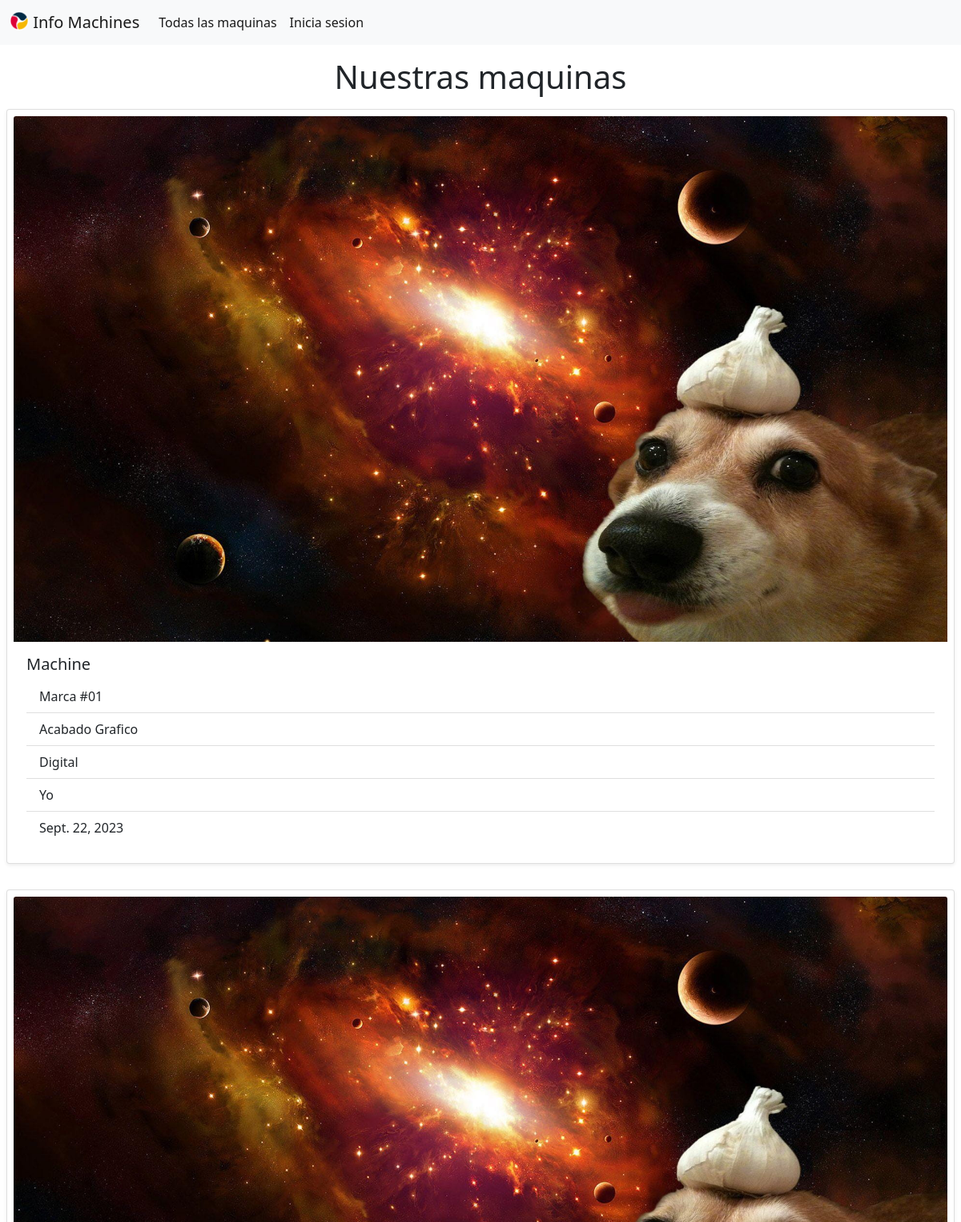
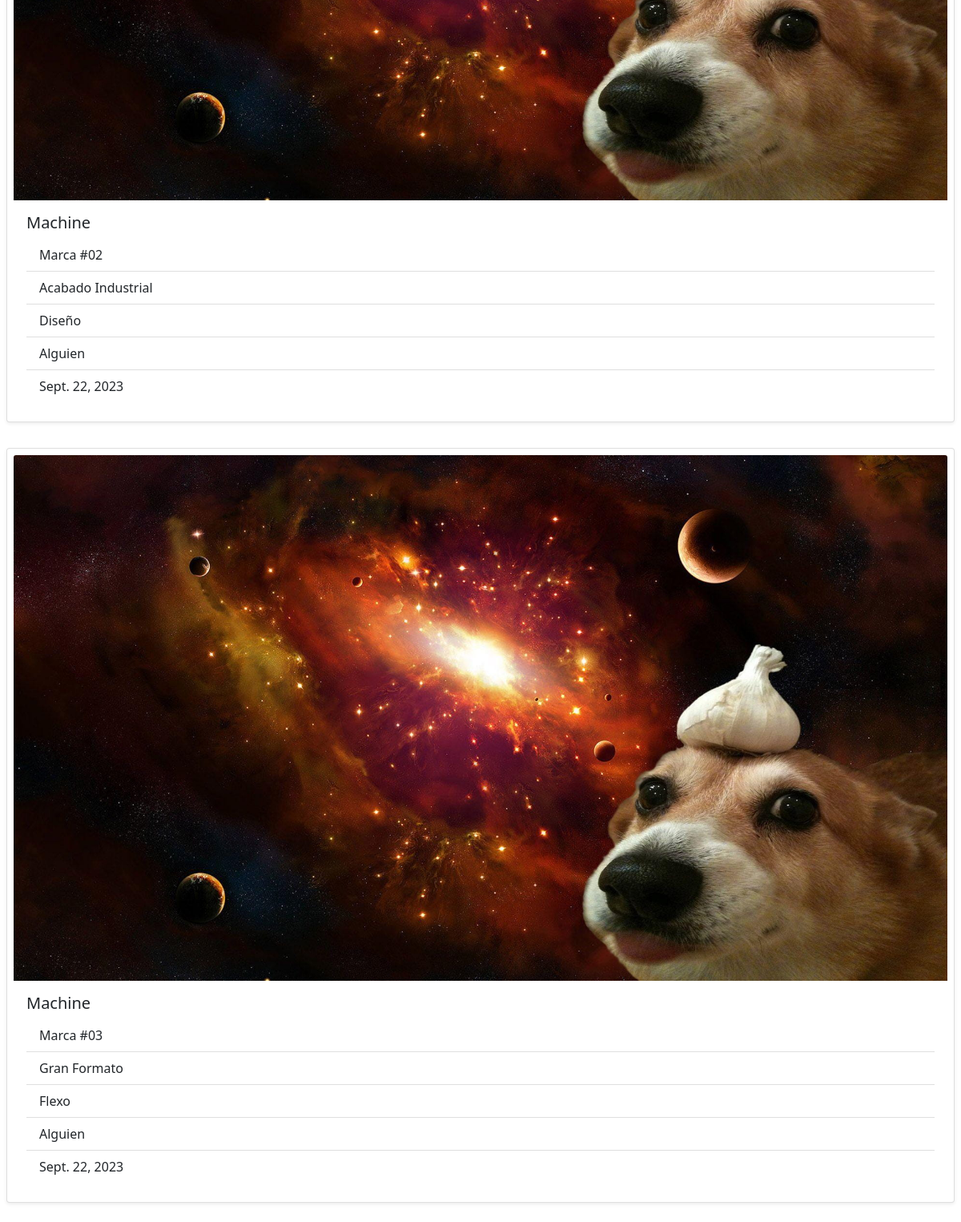
The page / on the database its author committed (2 pictures, top to bottom).
### viewMachines/models.py (models this page shows)
class MachinePost(models.Model):
  DEPARTMENT = (
    ('Acabado Grafico', 'Acabado Grafico'),
    ('Acabado Industrial', 'Acabado Industrial'),
    ('Gran Formato', 'Gran Formato'),
    ('Impresión', 'Impresión'),
    ('Prensas', 'Prensas'),
    ('Prensa', 'Prensa'),
  )
  AREA = (
    ('Digital', 'Digital'),
    ('Diseño', 'Diseño'),
    ('Flexo', 'Flexo'),
    ('Gran Formato', 'Gran Formato'),
    ('Offset', 'Offset'),
    ('Talleres', 'Talleres'),
  )
  name = models.CharField(max_length=100, null=True, blank=True)
  brand = models.CharField(max_length=100, blank = True)
  department = models.CharField(max_length=100, blank = True, choices=DEPARTMENT)
  area = models.CharField(max_length=100, blank = True, choices=AREA)
  responsible = models.CharField(max_length=150, blank = True)
  date = models.DateField(datetime.date.today)
  photo = ImageField(upload_to="machines/", null=True, blank=True)

### viewMachines/views.py (the view)
# urls.py: path('', views.home, name='home'),
def home(request):
  machines = MachinePost.objects.all()
  return render(request, 'home.html', {'machines': machines})

### viewMachines/templates/home.html
{% extends 'layout.html' %}
{% block content %}
<div class="text-center">
  <h1>Nuestras maquinas</h1>
</div>
{% for machine in machines %}
<div class="d-flex flex-column bd-highlight mb-3 p-2">
  <div class="card p-2 bd-highlight shadow-sm bg-body rounded">
    <img src="{{ machine.photo.url }}" alt="{{ machine.photo }}" class="card-img-top">
    <div class="card-body">
      <h5 class="card-title">Machine</h5>
      <ul class="list-group list-group-flush">
        <li class="list-group-item">{{ machine.brand }}</li>
        <li class="list-group-item">{{ machine.department }}</li>
        <li class="list-group-item">{{ machine.area }}</li>
        <li class="list-group-item">{{ machine.responsible }}</li>
        <date class="list-group-item">{{ machine.date }}<date/>
      </ul>
    </div>
  </div>
</div>
{% endfor %}
{% endblock %}

### viewMachines/templates/layout.html (shortened to what this page needs)
<!DOCTYPE html>
<html lang="en">
<head>
  <link href="https://cdn.jsdelivr.net/npm/bootstrap@5.0.2/dist/css/bootstrap.min.css" rel="stylesheet">
</head>
<body>
  <nav class="navbar navbar-expand-lg navbar-light bg-light d-flex flex-column bd-highlight">
    <div class="container-fluid">
      <a class="navbar-brand" href="/">
        <img src="/media/Group561.png" alt="" width="24" height="24" class="d-inline-block align-text-top">
        Info Machines
      </a>
      <div class="collapse navbar-collapse" id="navbarNav">
        <ul class="navbar-nav">
          <li class="nav-item">
            <a class="nav-link active " href="{% url 'machines:posts' %}">Todas las maquinas</a>
          </li>
          <li class="nav-item">
            <a class="nav-link active " href="admin/">Inicia sesion</a>
          </li>
        </ul>
      </div>
    </div>
  </nav>
  <div class="mt-3">
    {% block content %}
    {% endblock %}
  </div>
</body>
</html>

### rows shown on the page
MachinePost: photo (picture), brand "Marca #01", department "Acabado Grafico", area "Digital", responsible "Yo", date "Sept. 22, 2023"
MachinePost: photo (picture), brand "Marca #02", department "Acabado Industrial", area "Diseño", responsible "Alguien", date "Sept. 22, 2023"
MachinePost: photo (picture), brand "Marca #03", department "Gran Formato", area "Flexo", responsible "Alguien", date "Sept. 22, 2023"
